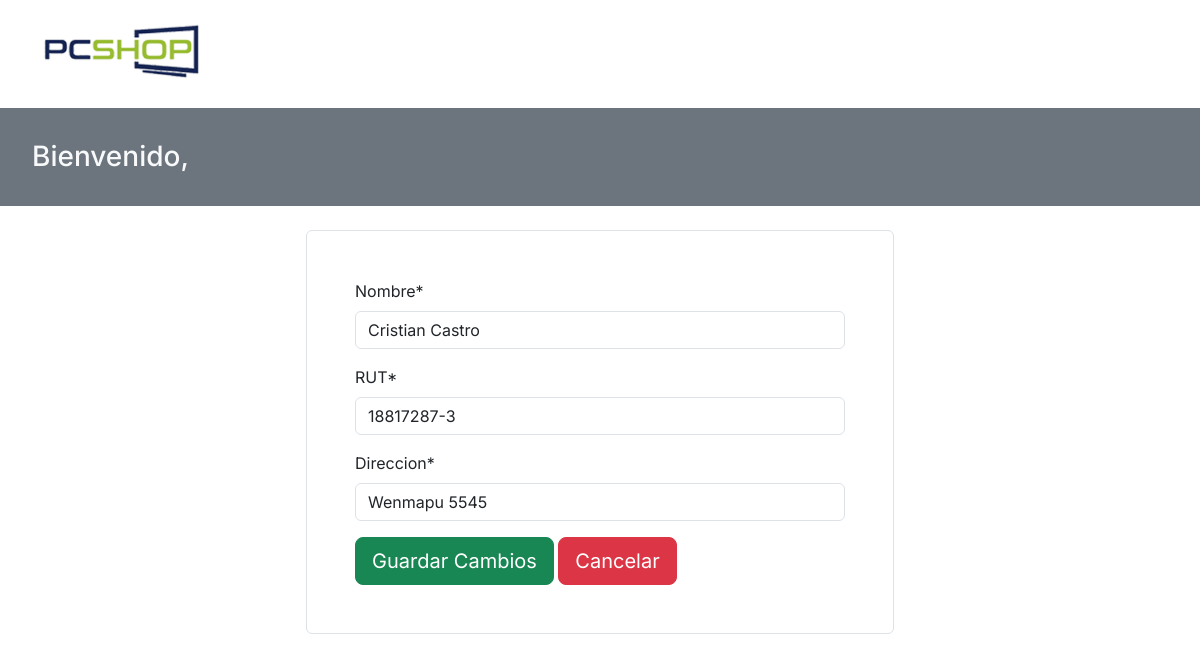
/perfil/modificar/cris.castrog@duocuc.cl, run on the app's committed database.
### aplicacion/models.py (models this page shows)
class Cliente(models.Model):
    email=models.EmailField(primary_key=True, verbose_name='E-mail', null=False)
    rut=models.CharField(max_length=10, null = True)
    nombre=models.CharField(max_length=50, null=True)
    direccion=models.CharField(max_length=500, null=True)

### aplicacion/views.py (the view)
# urls.py: path('perfil/modificar/<id>',modificarPerfil, name='modificar_perfil'),
def modificarPerfil(request, id):
    cliente = get_object_or_404(Cliente, email = id)
    form = UpdClienteForm(instance = cliente)
    if request.method == "POST":
        form = UpdClienteForm(request.POST, files = request.FILES, instance = cliente)
        if form.is_valid():
            form.save()
            messages.success(request, "Cliente modificado")
            return redirect(to="perfil")
    datos = {
        'cliente' : cliente,
        'form' : form
    }
    return render(request,'aplicacion/modificar_perfil.html', datos)

### aplicacion/forms.py (shortened to what this page needs)
class UpdClienteForm(forms.ModelForm):
    rut = RUTField(label='RUT', max_length=12, required=True)
    nombre = forms.CharField(required=True, min_length=3, max_length=100)
    direccion = forms.CharField(required=True, min_length=3, max_length=200)
    class Meta:
        model = Cliente
        fields = ['nombre','rut','direccion']

### aplicacion/templates/aplicacion/modificar_perfil.html (shortened to what this page needs)
{% load static %}
{% load crispy_forms_tags %}
<!DOCTYPE html>
<html lang="es">
<head>
    <link rel="stylesheet" href="{% static "aplicacion/css/bootstrap.css" %}">
    <link rel="stylesheet" href="{% static "aplicacion/css/style.css" %}">
</head>
<body>
    <div class="row m-3">
        <div class="col-5" ><a href="{% url "index" %}"><img src="{% static "aplicacion/img/pcshop_logo.png" %}" alt="" height="76px"></a></div>
      </div>
    <div class="container-fluid bg-secondary p-2">
        <h3 class="m-4 text-light">Bienvenido, {{user.username}}</h3>
    </div>
    <br>
    <div class="row">
        <div class="col-lg-3"></div>
        <div class="col-lg-6">
            <div class="p-5 border rounded">
                <form action="" method="post" enctype="multipart/form-data">
                   {{form | crispy}}
                    <div class="mt-3">
                        <input type="submit" value="Guardar Cambios" class="btn btn-success btn-lg">
                        <a href="{% url "perfil" %}"><input type="button" value="Cancelar" class="btn btn-danger btn-lg"></a>
                    </div>
                </form>
            </div>
        </div>
        <div class="col-lg-3"></div>
    </div>
</body>
</html>

### aplicacion/static/aplicacion/css/style.css (style rules this page uses)
body, button { font-family: "Inter", sans-serif; }
:root { --offcanvas-width: 270px; --topNavbarHeight: 56px; }
@media (min-width: 992px) { body { overflow: auto !important; } }
a { color: unset; text-decoration: none; }

### data on the page
Cliente: nombre "Cristian Castro", rut "18817287-3", direccion "Wenmapu 5545"
